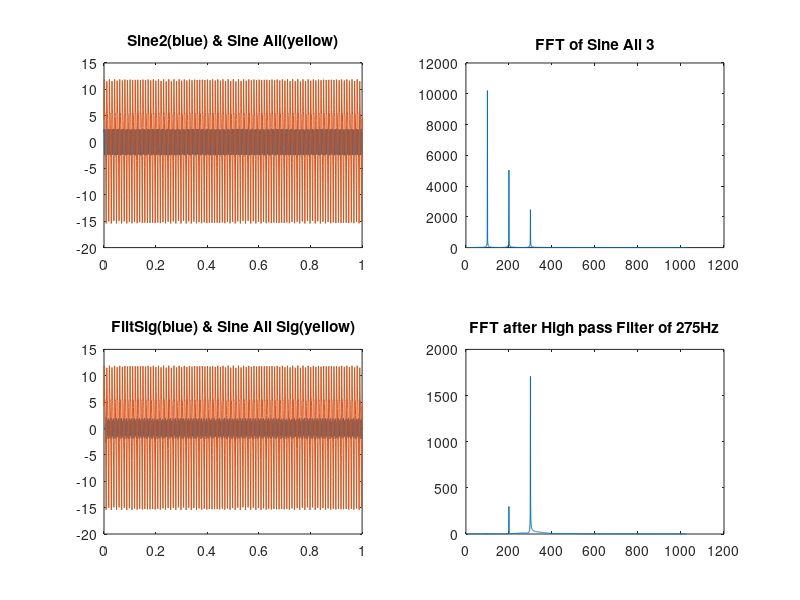

Source code (MATLAB): (Note: this script raises an error after producing the figure.)
clear;clc;

%% Signal Generation
t_end = 1;                          % signal from 0 to 1s
% sampFreq = 1024;
sampIntrvl = 1/2048;
% samplFreq = 1/2*samplFreq;
timeVec = 0:sampIntrvl:t_end;       % Time samples
nSamples = length(timeVec);         % Number of samples

sig1 = 10*sin(2*pi*100*timeVec);
sig2 = 5*sin(2*pi*200*timeVec+pi/6);
sig3 = 2.5*sin(2*pi*300*timeVec+pi/4);
sigVec = sig1 + sig2 + sig3;
figure;
subplot(2,2,1)
plot(timeVec,sig3,timeVec,sigVec);
title('Sine2(blue) & Sine All(yellow)');

%% FFT of signal
fftSig = fft(sigVec);

%dataLen = timeVec(end)-timeVec(1);
dataLen = t_end;                %Length of data 
kNyq = floor(nSamples/2)+1;%DFT sample corresponding to Nyquist frequency

posFreq = (0:(kNyq-1))*(1/dataLen); % Positive Fourier frequencies
fftSigPosi = fftSig(1:kNyq);        % Discard negative frequencies

subplot(2,2,2)
plot(posFreq,abs(fftSigPosi));      %Plot periodogram
title('FFT of Sine All 3');
%plot((0:nSamples-1)*(1/dataLen),abs(fftSig));  %Plot both +- periodogram


%% Filtering Design
% Remove frequencies above half the maximum frequency
filtOrdr = 30;
%b = fir1(filtOrdr,125/(kNyq-1));   % Low pass Filter of 125Hz
%b = fir1(filtOrdr,[214/(kNyq-1), 215/(kNyq-1)]);% Band pass around 214.5Hz
b = fir1(filtOrdr,275/(kNyq-1),'high');    % High pass Filter of 275Hz

filtSig = fftfilt(b,sigVec);        % Apply filter

subplot(2,2,3)
plot(timeVec,filtSig,timeVec,sigVec);   
title('FiltSig(blue) & Sine All Sig(yellow)');
subplot(2,2,4)
%plot((0:nSamples-1)*(1/dataLen),abs(fft(filtSig)));
FiltFftSigPosi = fft(filtSig);
plot(posFreq,abs(FiltFftSigPosi((1:kNyq))));
title('FFT after High pass Filter of 275Hz');
print('Topic1-Lab5-3','-djpeg')

figure;
spectrogram(sigVec, 0.125/sampIntrvl,floor(0.12/sampIntrvl),[],nSamples);
print('Topic1-Lab6-Spec of 3 Sine','-djpeg')

